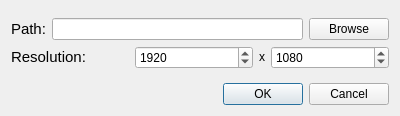
<?xml version="1.0" encoding="UTF-8"?>
<ui version="4.0">
 <class>DialogSavePNG</class>
 <widget class="QDialog" name="DialogSavePNG">
  <property name="geometry">
   <rect>
    <x>0</x>
    <y>0</y>
    <width>400</width>
    <height>116</height>
   </rect>
  </property>
  <property name="windowTitle">
   <string>Save PNG</string>
  </property>
  <layout class="QVBoxLayout" name="verticalLayout">
   <item>
    <spacer name="verticalSpacer">
     <property name="orientation">
      <enum>Qt::Vertical</enum>
     </property>
     <property name="sizeHint" stdset="0">
      <size>
       <width>20</width>
       <height>40</height>
      </size>
     </property>
    </spacer>
   </item>
   <item>
    <layout class="QHBoxLayout" name="horizontalLayout_2">
     <item>
      <widget class="QLabel" name="label">
       <property name="sizePolicy">
        <sizepolicy hsizetype="Preferred" vsizetype="Fixed">
         <horstretch>0</horstretch>
         <verstretch>0</verstretch>
        </sizepolicy>
       </property>
       <property name="font">
        <font>
         <pointsize>11</pointsize>
        </font>
       </property>
       <property name="text">
        <string>Path:</string>
       </property>
      </widget>
     </item>
     <item>
      <widget class="QLineEdit" name="lineEdit"/>
     </item>
     <item>
      <widget class="QPushButton" name="pushButton">
       <property name="text">
        <string>Browse</string>
       </property>
      </widget>
     </item>
    </layout>
   </item>
   <item>
    <layout class="QHBoxLayout" name="horizontalLayout">
     <item>
      <widget class="QLabel" name="label_2">
       <property name="sizePolicy">
        <sizepolicy hsizetype="Preferred" vsizetype="Fixed">
         <horstretch>0</horstretch>
         <verstretch>0</verstretch>
        </sizepolicy>
       </property>
       <property name="font">
        <font>
         <pointsize>11</pointsize>
        </font>
       </property>
       <property name="text">
        <string>Resolution:</string>
       </property>
      </widget>
     </item>
     <item>
      <widget class="QSpinBox" name="spinBox_res_h">
       <property name="minimum">
        <number>64</number>
       </property>
       <property name="maximum">
        <number>5000</number>
       </property>
       <property name="value">
        <number>1920</number>
       </property>
      </widget>
     </item>
     <item>
      <widget class="QLabel" name="label_3">
       <property name="sizePolicy">
        <sizepolicy hsizetype="Fixed" vsizetype="Fixed">
         <horstretch>0</horstretch>
         <verstretch>0</verstretch>
        </sizepolicy>
       </property>
       <property name="text">
        <string>x</string>
       </property>
       <property name="alignment">
        <set>Qt::AlignCenter</set>
       </property>
      </widget>
     </item>
     <item>
      <widget class="QSpinBox" name="spinBox_res_v">
       <property name="minimum">
        <number>64</number>
       </property>
       <property name="maximum">
        <number>5000</number>
       </property>
       <property name="value">
        <number>1080</number>
       </property>
      </widget>
     </item>
    </layout>
   </item>
   <item>
    <spacer name="verticalSpacer_2">
     <property name="orientation">
      <enum>Qt::Vertical</enum>
     </property>
     <property name="sizeHint" stdset="0">
      <size>
       <width>20</width>
       <height>40</height>
      </size>
     </property>
    </spacer>
   </item>
   <item>
    <widget class="QDialogButtonBox" name="buttonBox">
     <property name="orientation">
      <enum>Qt::Horizontal</enum>
     </property>
     <property name="standardButtons">
      <set>QDialogButtonBox::Cancel|QDialogButtonBox::Ok</set>
     </property>
    </widget>
   </item>
  </layout>
 </widget>
 <resources/>
 <connections>
  <connection>
   <sender>buttonBox</sender>
   <signal>accepted()</signal>
   <receiver>DialogSavePNG</receiver>
   <slot>accept()</slot>
   <hints>
    <hint type="sourcelabel">
     <x>248</x>
     <y>254</y>
    </hint>
    <hint type="destinationlabel">
     <x>157</x>
     <y>274</y>
    </hint>
   </hints>
  </connection>
  <connection>
   <sender>buttonBox</sender>
   <signal>rejected()</signal>
   <receiver>DialogSavePNG</receiver>
   <slot>reject()</slot>
   <hints>
    <hint type="sourcelabel">
     <x>316</x>
     <y>260</y>
    </hint>
    <hint type="destinationlabel">
     <x>286</x>
     <y>274</y>
    </hint>
   </hints>
  </connection>
 </connections>
</ui>
